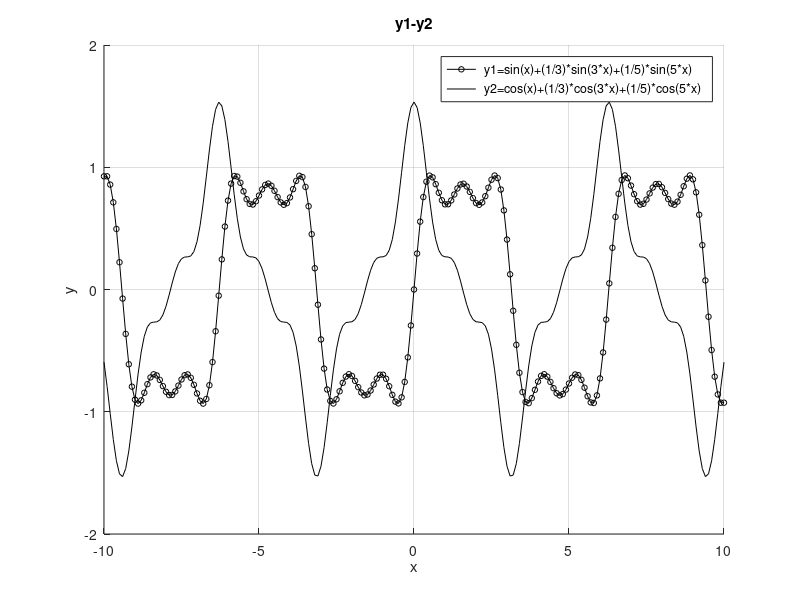
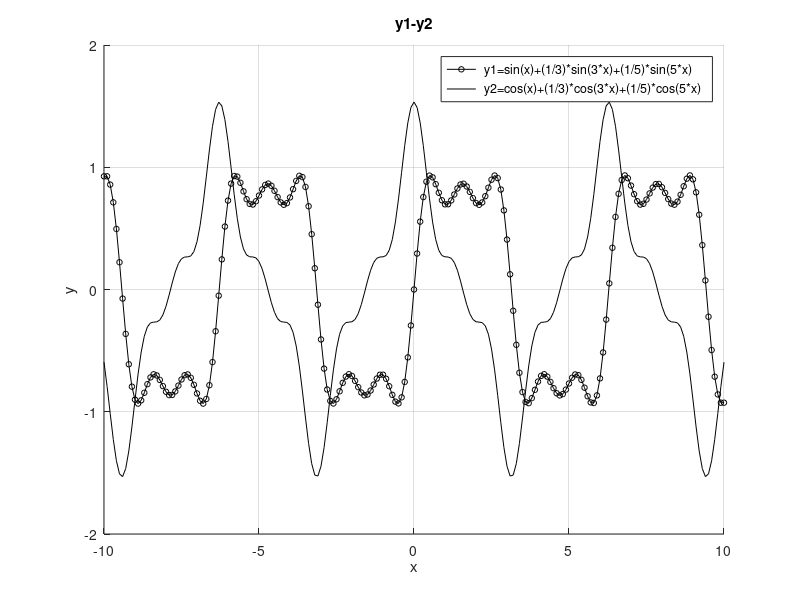

MATLAB code to generate these figures, in order:
x=-10:0.1:10;
y1=sin(x)+1/3*sin(3*x)+1/5*sin(5*x);
y2=cos(x)+1/3*cos(3*x)+1/5*cos(5*x);

hold on;
plot(x, y1, "-ok; y1=sin(x)+(1/3)*sin(3*x)+(1/5)*sin(5*x);", "markersize", 4);
plot(x, y2, "k; y2=cos(x)+(1/3)*cos(3*x)+(1/5)*cos(5*x);", "markersize", 4);
hold off;

grid on;
xlabel('x');
ylabel('y');
title('y1-y2');
print("plot-sin-cos.eps", "-mono", "-FArial:16", "-deps");
print("plot-sin-cos.png");
